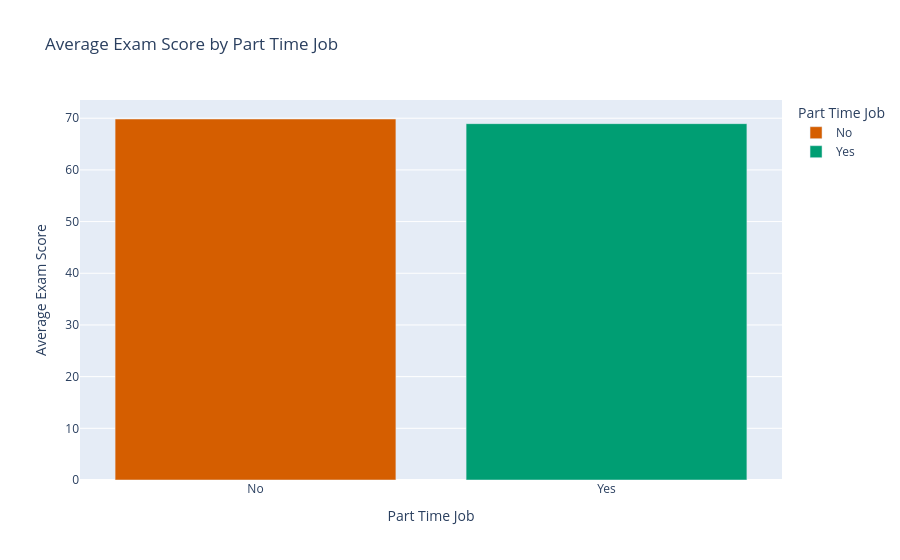

Notebook source saved alongside this figure:
### Code cell
# average exam score by part time job
avg_scores = df.groupby('part_time_job')['exam_score'].mean().reset_index()

# map labels
avg_scores['part_time_job'] = avg_scores['part_time_job'].map({
    0: 'No',
    1: 'Yes'
})

# bar chart
fig = px.bar(
    avg_scores,
    x='part_time_job',
    y='exam_score',
    color='part_time_job',
    title='Average Exam Score by Part Time Job',
    labels={
        'part_time_job': 'Part Time Job',
        'exam_score': 'Average Exam Score'
    },
    color_discrete_map={
        #color-blind accessibility
        'No': '#D55E00',
        'Yes': '#009E73'
    }
)

fig.show()

### Figure 1 — Plotly figure (JSON) as saved in the notebook; plotly's stock layout.template omitted (floating-point values rounded to 4 significant figures)
{"data": [{"hovertemplate": "Part Time Job=%{x}<br>Average Exam Score=%{y}<extra></extra>", "legendgroup": "No", "marker": {"color": "#D55E00", "pattern": {"shape": ""}}, "name": "No", "orientation": "v", "showlegend": true, "textposition": "auto", "type": "bar", "x": ["No"], "xaxis": "x", "y": [69.85], "yaxis": "y"}, {"hovertemplate": "Part Time Job=%{x}<br>Average Exam Score=%{y}<extra></extra>", "legendgroup": "Yes", "marker": {"color": "#009E73", "pattern": {"shape": ""}}, "name": "Yes", "orientation": "v", "showlegend": true, "textposition": "auto", "type": "bar", "x": ["Yes"], "xaxis": "x", "y": [68.95], "yaxis": "y"}], "layout": {"barmode": "relative", "legend": {"title": {"text": "Part Time Job"}, "tracegroupgap": 0}, "title": {"text": "Average Exam Score by Part Time Job"}, "xaxis": {"anchor": "y", "categoryarray": ["No", "Yes"], "categoryorder": "array", "domain": [0, 1], "title": {"text": "Part Time Job"}}, "yaxis": {"anchor": "x", "domain": [0, 1], "title": {"text": "Average Exam Score"}}}}
